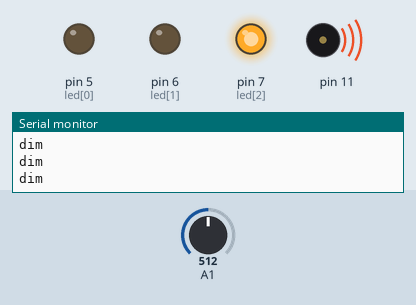
Simulated run of this sketch. Board: Arduino Uno, built with avr-gcc and run on an emulated ATmega328P. On the bench: output pins drawn as LEDs (lit = HIGH), buzzer (waves = sounding), the last lines printed to the serial monitor. Inputs (shaded band) come from the test bench; at power-on: A1 = 512.

Above: at 1.2 s.
1.3 s: A1 set to 582
2.8 s: A1 set to 613
At 3.4 s:
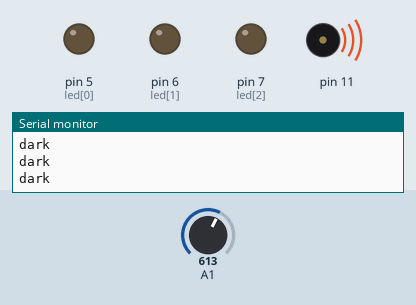
4.3 s: A1 set to 306
At 5.5 s:
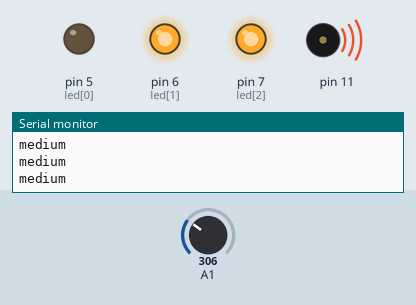
5.8 s: A1 set to 209
7.3 s: A1 set to 184
At 8.1 s:
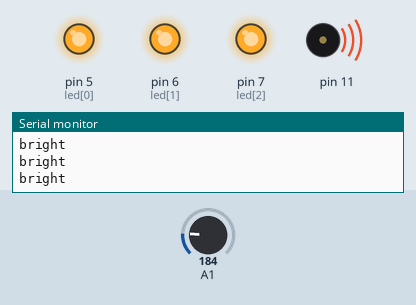
8.8 s: A1 set to 610
At 9.1 s:
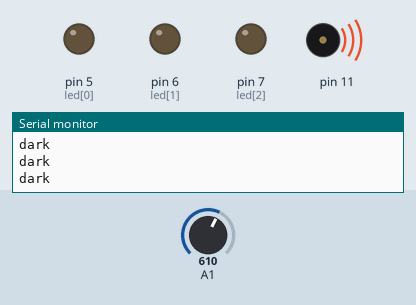
Timing chart, 0 to 11.3 s (numbered marks = the images above; inputs shaded):
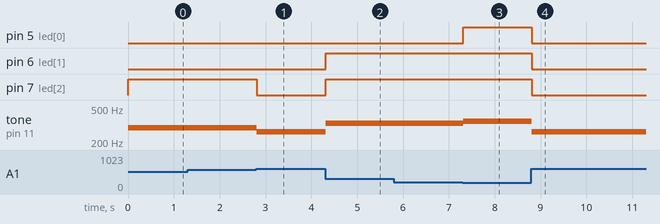

The sketch:

switchCase.ino
```cpp
const int sensorMin = 0;
const int sensorMax = 600;
int led[3] = {5,6,7};

void setup() {
  for(int i = 0; i < 3; i++){
    pinMode(led[i], OUTPUT);
  }
  Serial.begin(9600);
}

void loop() {
  int sensorReading = analogRead(A1);
  int range = map(sensorReading, sensorMin, sensorMax, 0, 3);

  switch (range) {
    case 3:
      Serial.println("dark");
      tone(11, 262, 200);
      for(int i = 0; i < 3; i++){
      digitalWrite(led[i], LOW);
      }
      break;
    case 2:
      Serial.println("dim");
      tone(11, 294, 200);
      for(int i = 2; i < 3; i++){
      digitalWrite(led[i], HIGH);
      }
      digitalWrite(led[1], LOW);
      break;
    case 1:
      Serial.println("medium");
      for(int i = 1; i < 3; i++){
      tone(11, 330, 200);
      digitalWrite(led[i], HIGH);
      }
      digitalWrite(led[0], LOW);
      break;
    case 0:
      Serial.println("bright");
      tone(11, 349, 200);
      for(int i = 0; i < 3; i++){
      digitalWrite(led[i], HIGH);
      }
      break;
  }
  delay(1);
}
```

Measured:
- the behaviour switches between 599 and 600 on A1 (found by bisection; images 0 and 1)
- the behaviour switches between 200 and 199 on A1 (found by bisection; images 2 and 3)
- after the input at 2.8 s, pin 7 (led[2]): HIGH → LOW at once; tone on pin 11: 294 Hz → 262 Hz at once
- after the input at 4.3 s, pin 6 (led[1]), pin 7 (led[2]): LOW → HIGH at once; tone on pin 11: 262 Hz → 330 Hz at once
- after the input at 7.3 s, pin 5 (led[0]): LOW → HIGH at once; tone on pin 11: 330 Hz → 349 Hz at once
- after the input at 8.8 s, pin 5 (led[0]), pin 6 (led[1]), pin 7 (led[2]): HIGH → LOW at once; tone on pin 11: 349 Hz → 262 Hz at once
